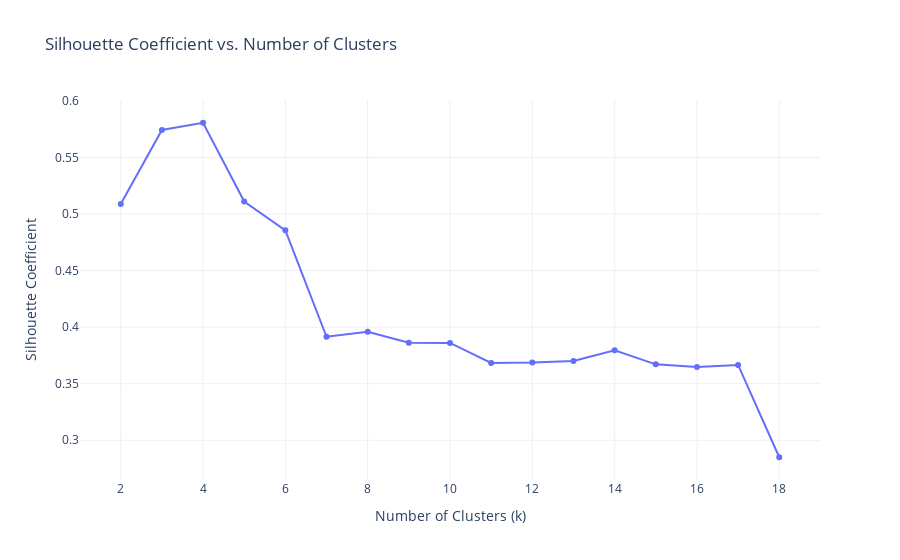

Notebook code cell kept with this figure:
### Code cell
# Suppress FutureWarning
warnings.filterwarnings("ignore", category=FutureWarning)

# Call silhouette_plot with df_machine
silhouette_plot(df_machine)

### Figure 1 — Plotly figure (JSON) as saved in the notebook; plotly's stock layout.template omitted (floating-point values rounded to 4 significant figures)
{"data": [{"mode": "lines+markers", "type": "scatter", "x": [2, 3, 4, 5, 6, 7, 8, 9, 10, 11, 12, 13, 14, 15, 16, 17, 18], "y": [0.5088, 0.5743, 0.5807, 0.511, 0.4856, 0.3915, 0.3958, 0.3861, 0.3861, 0.3684, 0.3687, 0.37, 0.3795, 0.3671, 0.3647, 0.3666, 0.285]}], "layout": {"showlegend": false, "title": {"text": "Silhouette Coefficient vs. Number of Clusters"}, "xaxis": {"title": {"text": "Number of Clusters (k)"}}, "yaxis": {"title": {"text": "Silhouette Coefficient"}}}}
